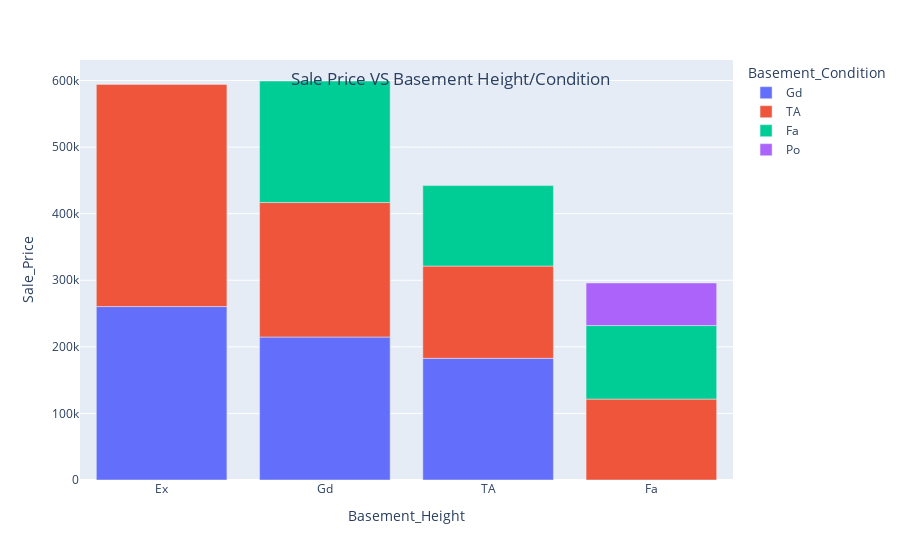

The code cell stored with this chart in its notebook:
### Markdown cell above
- from above graph gabled roof tends to be the most expensive design, with an average sale price of around $137k. Homes with a flat roof or a hip roof tend to be the least expensive on average.

### Code cell
aggregated_data = new_new_df.groupby(['Basement_Height', 'Basement_Condition'])['Sale_Price'].mean().reset_index()

fig = px.bar(aggregated_data, x='Basement_Height', y='Sale_Price', color="Basement_Condition")
fig.update_layout(title="Sale Price VS Basement Height/Condition", title_x=0.5, title_y=0.87)
fig.show()

### Figure 1 — Plotly figure (JSON) as saved in the notebook; plotly's stock layout.template omitted (floating-point values rounded to 4 significant figures)
{"data": [{"alignmentgroup": "True", "hovertemplate": "Basement_Condition=Gd<br>Basement_Height=%{x}<br>Sale_Price=%{y}<extra></extra>", "legendgroup": "Gd", "marker": {"color": "#636efa", "pattern": {"shape": ""}}, "name": "Gd", "offsetgroup": "Gd", "orientation": "v", "showlegend": true, "textposition": "auto", "type": "bar", "x": ["Ex", "Gd", "TA"], "xaxis": "x", "y": [260500.0, 214700.0, 182700.0], "yaxis": "y"}, {"alignmentgroup": "True", "hovertemplate": "Basement_Condition=TA<br>Basement_Height=%{x}<br>Sale_Price=%{y}<extra></extra>", "legendgroup": "TA", "marker": {"color": "#EF553B", "pattern": {"shape": ""}}, "name": "TA", "offsetgroup": "TA", "orientation": "v", "showlegend": true, "textposition": "auto", "type": "bar", "x": ["Ex", "Fa", "Gd", "TA"], "xaxis": "x", "y": [333700.0, 121500.0, 202000.0, 138600.0], "yaxis": "y"}, {"alignmentgroup": "True", "hovertemplate": "Basement_Condition=Fa<br>Basement_Height=%{x}<br>Sale_Price=%{y}<extra></extra>", "legendgroup": "Fa", "marker": {"color": "#00cc96", "pattern": {"shape": ""}}, "name": "Fa", "offsetgroup": "Fa", "orientation": "v", "showlegend": true, "textposition": "auto", "type": "bar", "x": ["Fa", "Gd", "TA"], "xaxis": "x", "y": [110400.0, 182500, 120900.0], "yaxis": "y"}, {"alignmentgroup": "True", "hovertemplate": "Basement_Condition=Po<br>Basement_Height=%{x}<br>Sale_Price=%{y}<extra></extra>", "legendgroup": "Po", "marker": {"color": "#ab63fa", "pattern": {"shape": ""}}, "name": "Po", "offsetgroup": "Po", "orientation": "v", "showlegend": true, "textposition": "auto", "type": "bar", "x": ["Fa"], "xaxis": "x", "y": [64000], "yaxis": "y"}], "layout": {"autosize": true, "barmode": "relative", "legend": {"title": {"text": "Basement_Condition"}, "tracegroupgap": 0}, "margin": {"t": 60}, "title": {"text": "Sale Price VS Basement Height/Condition", "x": 0.5, "y": 0.87}, "xaxis": {"anchor": "y", "autorange": true, "domain": [0, 1], "range": [-0.5, 3.5], "title": {"text": "Basement_Height"}, "type": "category"}, "yaxis": {"anchor": "x", "autorange": true, "domain": [0, 1], "range": [0, 630800.0], "title": {"text": "Sale_Price"}, "type": "linear"}}}
